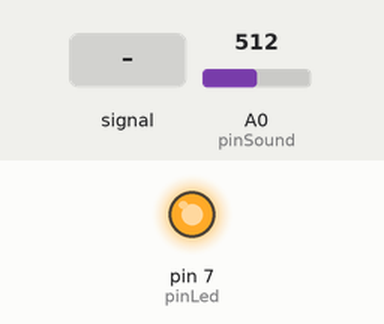
Bench run of a sketch on a simulated Arduino Uno, built with avr-gcc and run on an emulated ATmega328P. Shown: output pins drawn as LEDs (lit = HIGH). The inputs (shaded band) are chosen by the test bench; at power-on: A0 (pinSound) = 512.

Above: at 1.2 s.
1.3 s: A0 (pinSound) set to 490
At 2.0 s:
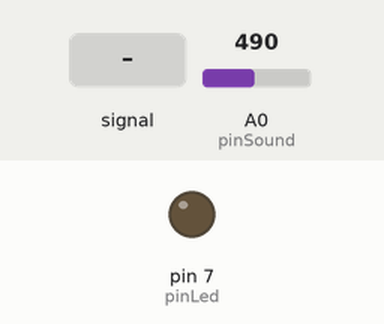
2.9 s: A0 (pinSound) fed a 200 Hz sine of ±81 counts around its level
At 3.1 s:
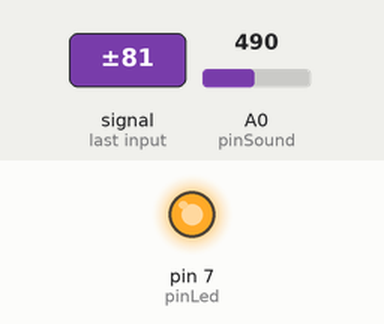
5.9 s: A0 (pinSound) set to 306
At 6.6 s:
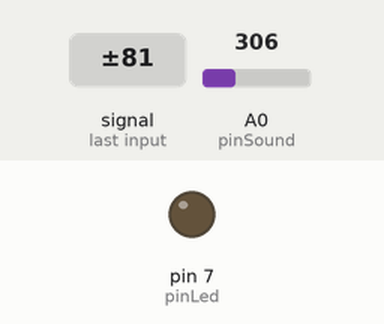
7.4 s: A0 (pinSound) set to 510
At 7.6 s:
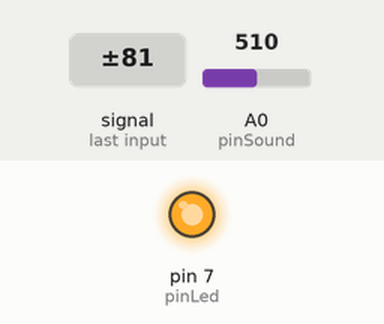
Timing chart, 0 to 10.4 s (numbered marks = the images above; inputs shaded):
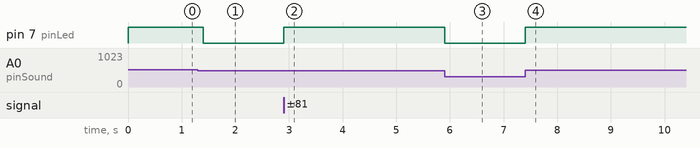

Measured:
- the behaviour switches between 501 and 500 on A0 (pinSound) (found by bisection; images 0 and 1)
- after the input at 1.3 s, pin 7 (pinLed): HIGH → LOW after 0.10 s
- after the input at 2.9 s, pin 7 (pinLed): LOW → HIGH at once
- after the input at 5.9 s, pin 7 (pinLed): HIGH → LOW at once
- after the input at 7.4 s, pin 7 (pinLed): LOW → HIGH at once

The sketch:

Grove_Sound_Sensor.ino
```cpp
// Demo for Grove - Starter Kit V2.0

// Turns on the Grove - LED when the sound level measured by the Grove - Sound Sensor exceeds a certain value.
// Connect the Grove - Sound Sensor to the socket marked A0
// Connect the Grove - LED to D7

// Define the pins to which the sound sensor and LED are connected.
const int pinSound = A0;
const int pinLed   = 7;

// Define the sound level above which to turn on the LED.
// Change this to a larger value to require a louder noise level.
int thresholdValue = 500;

void setup()
{
    // Configure LED's pin for output signals.
    pinMode(pinLed, OUTPUT);
}

void loop()
{
    // Read the value of the sound sensor.
    int sensorValue = analogRead(pinSound);

    // If the measured sound level is above the threshold, blink the LED.
    if(sensorValue > thresholdValue)
    {
        // Turn the LED on for 200ms, then turn it back off.
        digitalWrite(pinLed,HIGH);
        delay(200);
        digitalWrite(pinLed,LOW);
    }
}
```
